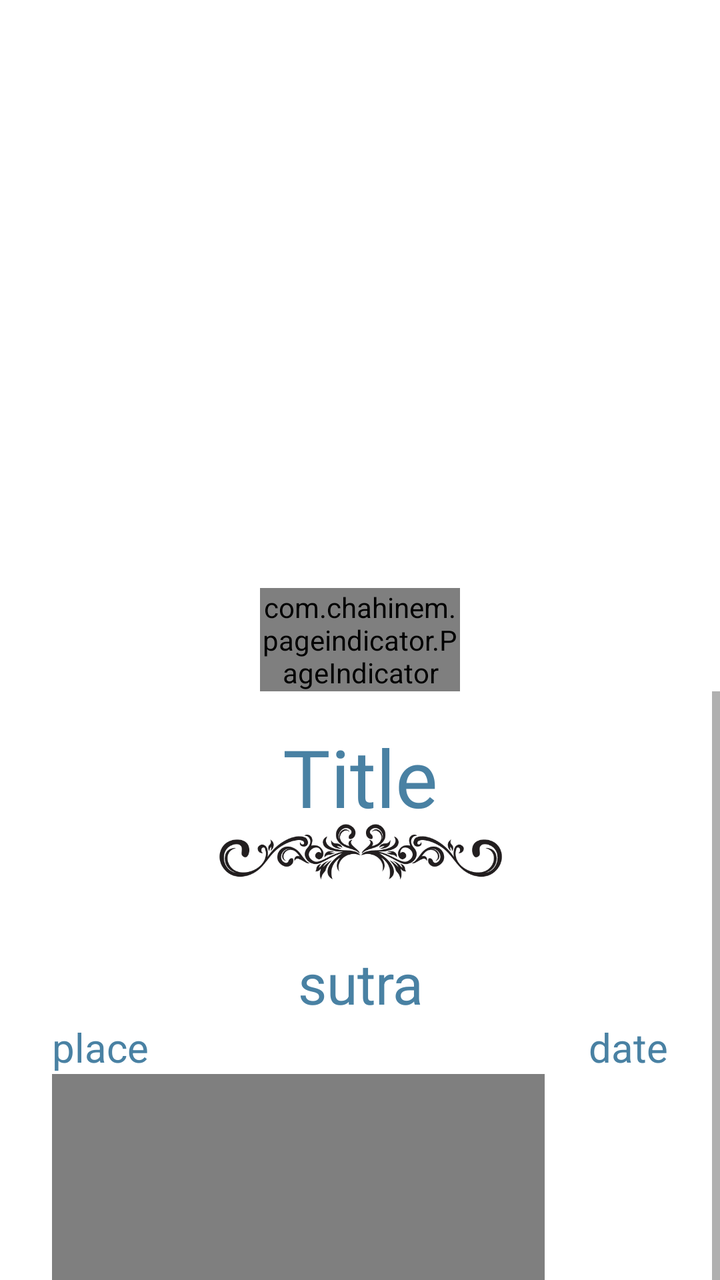
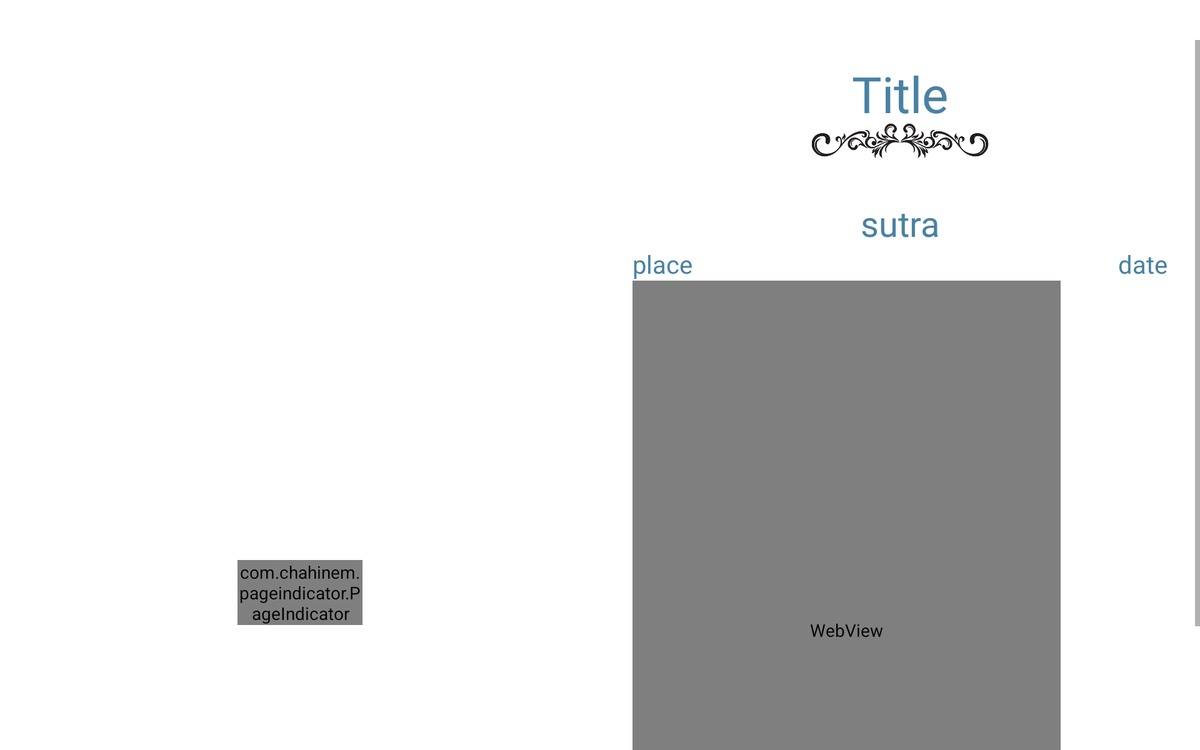

First picture: res/layout/ on a phone held upright. Second picture: the repository's own variant of that layout, on a device whose configuration matches the variant's folder. Source for both follows.
<!-- AndroidManifest.xml: application theme AppTheme -->
<!-- res/layout/fragment_prasang_detail.xml -->
<?xml version="1.0" encoding="utf-8"?>
<androidx.constraintlayout.widget.ConstraintLayout xmlns:android="http://schemas.android.com/apk/res/android"
    xmlns:app="http://schemas.android.com/apk/res-auto"
    xmlns:tools="http://schemas.android.com/tools"
    android:layout_width="match_parent"
    android:layout_height="match_parent"
    tools:context=".Activity.prasangDetails.PrasangDetails">

    <androidx.viewpager.widget.ViewPager
        android:id="@+id/imageslider"
        android:layout_width="match_parent"
        android:layout_height="0dp"
        android:layout_marginTop="30dp"
        app:layout_constraintEnd_toEndOf="parent"
        app:layout_constraintHeight_percent="0.4"
        app:layout_constraintStart_toStartOf="parent"
        app:layout_constraintTop_toTopOf="parent" />

    <include
        layout="@layout/page_indicator"
        android:layout_width="100dp"
        android:layout_height="wrap_content"
        android:layout_marginTop="8dp"
        app:layout_constraintEnd_toEndOf="@id/imageslider"
        app:layout_constraintStart_toStartOf="@id/imageslider"
        app:layout_constraintTop_toBottomOf="@id/imageslider" />

    <ScrollView
        android:layout_width="match_parent"
        android:layout_height="wrap_content"
        app:layout_constraintEnd_toEndOf="parent"
        app:layout_constraintStart_toStartOf="parent"
        app:layout_constraintTop_toBottomOf="@id/pageIndicator">

        <include layout="@layout/c_prasang_details_info" />

    </ScrollView>
</androidx.constraintlayout.widget.ConstraintLayout>
<!-- res/layout/page_indicator.xml (included above) -->
<com.chahinem.pageindicator.PageIndicator xmlns:android="http://schemas.android.com/apk/res/android"
    xmlns:app="http://schemas.android.com/apk/res-auto"
    android:id="@+id/pageIndicator"
    app:piDefaultColor="#999"
    app:piSelectedColor="@color/colorPrimary"
    app:piSize6="6dp"
    android:layout_width="40dp"
    android:layout_height="40dp" />
<!-- res/layout/c_prasang_details_info.xml (included above) -->
<androidx.constraintlayout.widget.ConstraintLayout xmlns:android="http://schemas.android.com/apk/res/android"
    xmlns:app="http://schemas.android.com/apk/res-auto"
    android:layout_width="match_parent"
    android:layout_height="1000dp"
    android:layout_marginStart="10dp"
    android:layout_marginEnd="10dp"
    android:layout_marginBottom="10dp"
    android:padding="16dp">

    <TextView
        android:id="@+id/title"
        android:layout_width="wrap_content"
        android:layout_height="wrap_content"
        android:fontFamily="@font/helvetica"
        android:text="Title"
        android:textColor="#4981a3"
        android:textSize="40sp"
        app:layout_constraintEnd_toEndOf="parent"
        app:layout_constraintStart_toStartOf="parent"
        app:layout_constraintTop_toTopOf="parent" />

    <ImageView
        android:id="@+id/design"
        android:layout_width="180dp"
        android:layout_height="93.35dp"
        android:layout_marginTop="-36dp"
        android:src="@drawable/decorsep"
        android:textColor="#4981a3"
        app:layout_constraintEnd_toEndOf="@id/title"
        app:layout_constraintStart_toStartOf="@id/title"
        app:layout_constraintTop_toBottomOf="@id/title" />

    <TextView
        android:id="@+id/sutra"
        android:layout_width="wrap_content"
        android:layout_height="wrap_content"
        android:text="sutra"
        android:textColor="#4981a3"
        android:textSize="28sp"
        app:layout_constraintEnd_toEndOf="@id/design"
        app:layout_constraintStart_toStartOf="@id/design"
        app:layout_constraintTop_toBottomOf="@id/design" />

    <TextView
        android:id="@+id/place"
        android:layout_width="wrap_content"
        android:layout_height="wrap_content"
        android:text="place"
        android:textColor="#4981a3"
        android:textSize="20sp"
        app:layout_constraintStart_toStartOf="parent"
        app:layout_constraintTop_toBottomOf="@id/sutra" />

    <TextView
        android:id="@+id/date"
        android:layout_width="wrap_content"
        android:layout_height="wrap_content"
        android:text="date"
        android:textColor="#4981a3"
        android:textSize="20sp"
        app:layout_constraintBaseline_toBaselineOf="@id/place"
        app:layout_constraintEnd_toEndOf="parent" />

    <TextView
        android:id="@+id/des"
        android:layout_width="0dp"
        android:layout_height="wrap_content"
        android:layout_marginLeft="20dp"
        android:layout_marginTop="20dp"
        android:layout_marginRight="20dp"
        android:text="des"
        android:textColor="@color/quantum_black_100"
        android:textSize="20sp"
        android:visibility="gone"
        app:layout_constraintBottom_toBottomOf="parent"
        app:layout_constraintEnd_toEndOf="parent"
        app:layout_constraintStart_toStartOf="parent"
        app:layout_constraintTop_toBottomOf="@id/place" />

    <WebView
        android:id="@+id/web_des"
        android:layout_width="0dp"
        android:layout_height="0dp"
        app:layout_constraintBottom_toBottomOf="parent"
        app:layout_constraintEnd_toEndOf="parent"
        app:layout_constraintHeight_percent="0.76"
        app:layout_constraintHorizontal_bias="0"
        app:layout_constraintStart_toStartOf="parent"
        app:layout_constraintTop_toBottomOf="@id/place"
        app:layout_constraintVertical_bias="0.5"
        app:layout_constraintWidth_percent="0.8" />
</androidx.constraintlayout.widget.ConstraintLayout>
<!-- resources referenced by this layout -->
<resources>
  <color name="colorPrimary">#3cb6d3</color>
  <!-- drawable decorsep: png bitmap (drawable, 9363 bytes) -->
  <style name="AppTheme" parent="Theme.MaterialComponents.Light.NoActionBar">
          
          <item name="colorPrimary">@color/colorPrimary</item>
          <item name="colorPrimaryDark">@color/colorPrimaryDark</item>
          <item name="colorAccent">@color/colorAccent</item>
      </style>
  <color name="colorPrimaryDark">#29a4d1</color>
  <color name="colorAccent">#03DAC5</color>
</resources>
<!-- res/layout-w720dp/fragment_prasang_detail.xml (the repository's variant of the layout above) -->
<!-- drawn on a 7-inch tablet turned sideways -->
<?xml version="1.0" encoding="utf-8"?>
<androidx.constraintlayout.widget.ConstraintLayout xmlns:android="http://schemas.android.com/apk/res/android"
    xmlns:app="http://schemas.android.com/apk/res-auto"
    android:layout_width="match_parent"
    android:layout_height="match_parent">

    <androidx.viewpager.widget.ViewPager
        android:id="@+id/imageslider"
        android:layout_width="0dp"
        android:layout_height="0dp"
        android:layout_marginTop="32dp"
        app:layout_constraintBottom_toBottomOf="parent"
        app:layout_constraintStart_toStartOf="parent"
        app:layout_constraintTop_toTopOf="parent"
        app:layout_constraintWidth_percent="0.5" />

    <include
        layout="@layout/page_indicator"
        android:layout_width="100dp"
        android:layout_height="wrap_content"
        android:layout_marginBottom="100dp"
        app:layout_constraintBottom_toBottomOf="parent"
        app:layout_constraintEnd_toEndOf="@id/imageslider"
        app:layout_constraintStart_toStartOf="@id/imageslider" />

    <ScrollView
        android:layout_width="0dp"
        android:layout_height="wrap_content"
        android:layout_marginTop="32dp"
        android:background="@drawable/border"
        app:layout_constraintEnd_toEndOf="parent"
        app:layout_constraintStart_toEndOf="@id/imageslider"
        app:layout_constraintTop_toTopOf="parent"
        app:layout_constraintVertical_bias="0.499">

        <include layout="@layout/c_prasang_details_info" />

    </ScrollView>

</androidx.constraintlayout.widget.ConstraintLayout>
